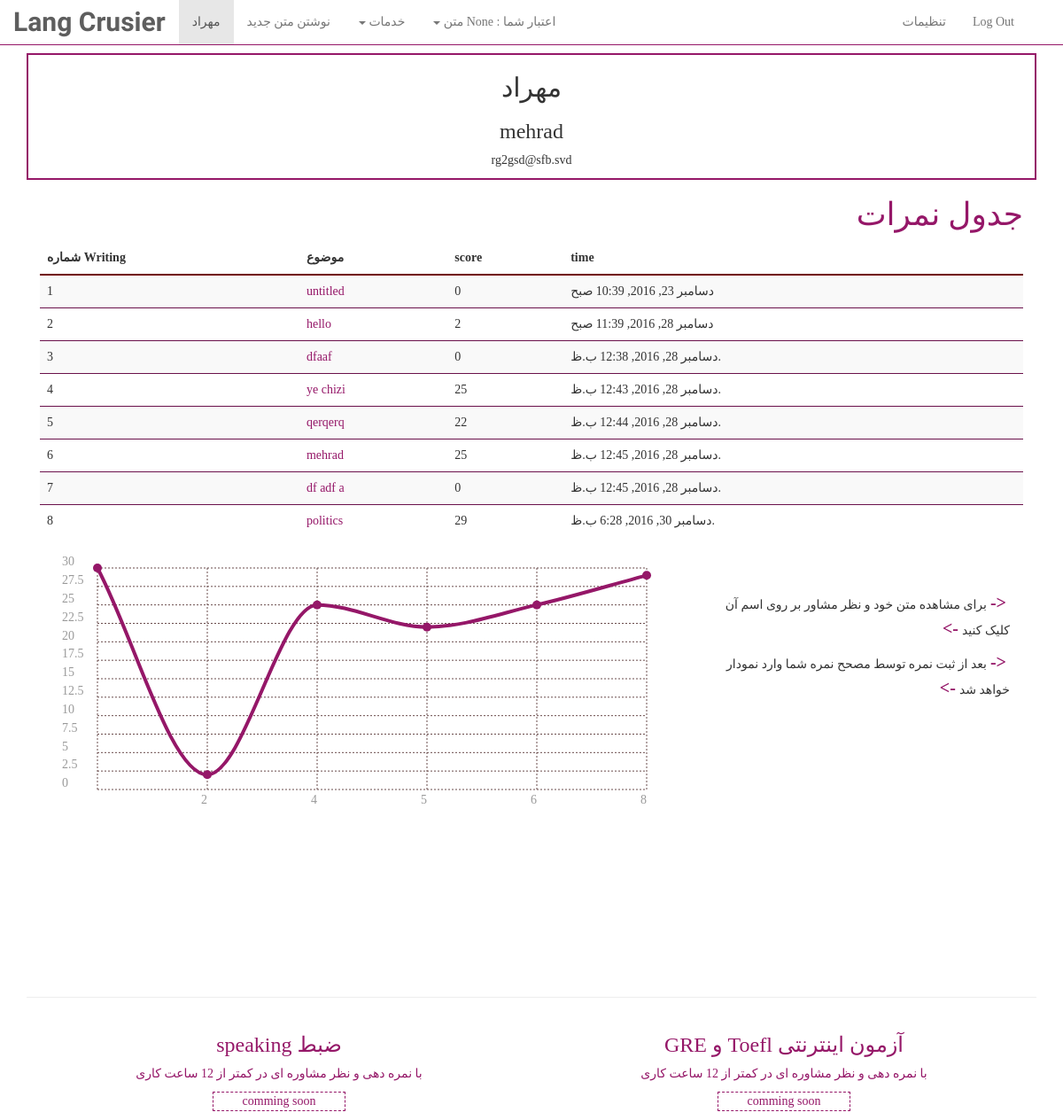
The page /profile/ (signed in) on the database its author committed.
### user_profile/models.py (models this page shows, shortened)
class User(AbstractUser):
    credit= models.CharField(max_length=10, null=True, blank=True)
    teacher=models.BooleanField(
        _('teacher'),
        default=False,
        help_text=_(
            'Designates whether this user can edit the scor??. '
        ),
    )

class Writing(models.Model):
    author=models.ForeignKey(User)
    text=models.TextField(max_length=10000)
    score=models.CharField(max_length=10, default='0')
    title = models.CharField(max_length=30,  default='untitled')
    time = models.DateTimeField(auto_now_add=True)
    moshaver=models.TextField(default='نظر مشاور ثبت نشده است.')
    corrector=models.CharField(max_length=30, null=True, blank=True)

### user_profile/views.py (the view)
@login_required(login_url='user_profile:login')
def index(request):
    current_user = request.user
    if current_user.teacher :
        return redirect('corrector:teacherindex')
    exam = current_user.writing_set.all()
    context = {
        'user': current_user,
        'exam': exam
    }
    return render(request, 'user_profile/index.html',context)

### user_profile/templates/user_profile/index.html (shortened to what this page needs)
{% extends "user_profile/base.html" %}
{% load static %}
{% block nav %}
    {{ user.first_name }}
{% endblock %}
{% block head %}
    <link rel="stylesheet" href="{% static 'user_profile/chartist.min.css' %}">
{% endblock %}
{% block content %}
    <div class="container">
    <div class="text-center" style="border: 2px solid rgb(149,23,104)" >
        <h2>{{ user.first_name }}</h2>
        <h3>{{ user.username }}</h3>
        <p>{{ user.email }}</p>
    </div>
<div class="container-fluid">
{% if exam %}
<h1 style="color: rgb(149,23,104)"> جدول نمرات</h1>
 <table class="table table-striped" style="direction: ltr" id="myTable" >
    <thead >
        <tr >
            <th >شماره Writing</th>
            <th >موضوع</th>
            <th >score</th>
            <th>time</th>
        </tr>
    </thead>
    <tbody>
        {% for item in exam %}
            <tr>
                <td>{{ forloop.counter }}</td>
                <td><a data-toggle="modal" data-target="#{{ forloop.counter }}a" style="color: rgb(149,23,104); cursor: pointer">{{ item.title }}</a></td>
                <td>{{ item.score }}</td>
                <td>{{ item.time }}</td>
            </tr>
        {% endfor %}
    </tbody>
 </table>
    <div class="col-sm-8">
    <div class="ct-chart ct-golden-section" style="height: 30rem" ></div>
    </div>
    <div class="col-sm-4">
    <br>
    <br>
    <p><mark><-</mark>برای مشاهده متن خود و نظر مشاور بر روی اسم آن کلیک کنید<mark>-></mark></p>
    <p><mark><-</mark>بعد از ثبت نمره توسط مصحح نمره شما وارد نمودار خواهد شد<mark>-></mark></p>
    </div>
    </div>
    {% else %}
    <br>
            <div class="text-center">
                <p style="">متن خود را ثبت کنید تا <mark>کمتر از 12 </mark> ساعت آینده تصحیح شده با نمره و نظر مشاوره دریافت کنید </p>
                <a href="{% url 'user_profile:NewWriting' %}" class="btn btn-tst " role="button"><h2>تست رایگان writing  </h2></a>
            </div>
    {% endif %}
    <br>
    <br>
    <hr>
    <div class="col-sm-6 text-center" style="color: #951768 ">
        <h3>ضبط speaking</h3>
        <P>با نمره دهی و نظر مشاوره ای در کمتر از 12 ساعت کاری</P>
        <p class="center-block" style="border: 1px dashed #951768; width: 150px">comming soon</p>
    </div><div class="col-sm-6 text-center" style="color: #951768 ">
        <h3>آزمون اینترنتی Toefl و GRE</h3>
        <P>با نمره دهی و نظر مشاوره ای در کمتر از 12 ساعت کاری</P>
        <p class="center-block" style="border: 1px dashed #951768; width: 150px">comming soon</p>
    </div>
</div>
{% endblock %}

### user_profile/templates/user_profile/index.html (style rules this page uses)
body { direction: rtl }
mark { background: none; color: rgb(149,23,104); font-weight: bold; font-size: 20px; }
.table > thead > tr > th, .table > tbody > tr > th, .table > tfoot > tr > th, .table > thead > tr > td, .table > tbody > tr > td, .table > tfoot > tr > td { border-top: 1px solid rgb(106, 17, 75) }
.table > thead > tr > th { border-bottom: 2px solid #710000; }

### user_profile/templates/user_profile/base.html (style rules this page uses)
body { font-family: 'B yekan', tahoma; }

### rows shown on the page
User: first_name "مهراد", username "mehrad", email "rg2gsd@sfb.svd"
Writing: title "untitled", score "0", time "دسامبر 23, 2016, 10:39 صبح"
Writing: title "hello", score "2", time "دسامبر 28, 2016, 11:39 صبح"
Writing: title "dfaaf", score "0", time "دسامبر 28, 2016, 12:38 ب.ظ."
Writing: title "ye chizi", score "25", time "دسامبر 28, 2016, 12:43 ب.ظ."
Writing: title "qerqerq", score "22", time "دسامبر 28, 2016, 12:44 ب.ظ."
Writing: title "mehrad", score "25", time "دسامبر 28, 2016, 12:45 ب.ظ."
Writing: title "df adf a", score "0", time "دسامبر 28, 2016, 12:45 ب.ظ."
Writing: title "politics", score "29", time "دسامبر 30, 2016, 6:28 ب.ظ."
